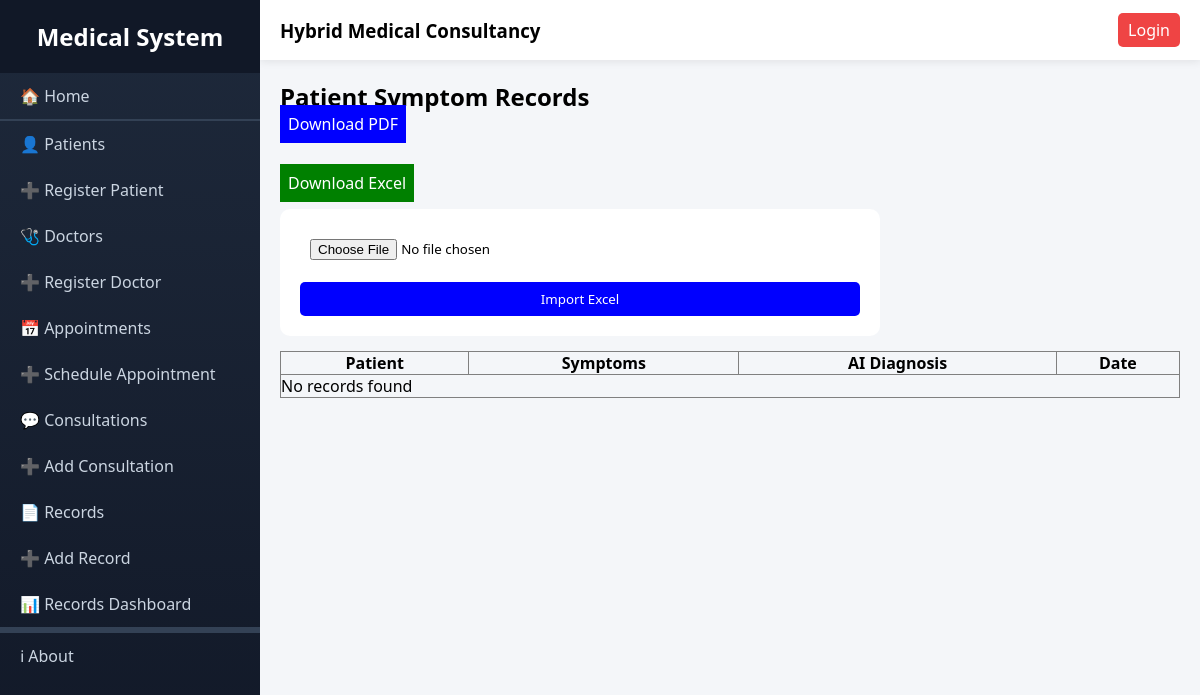
Before: /accounts/dashboard/ with the older database file.
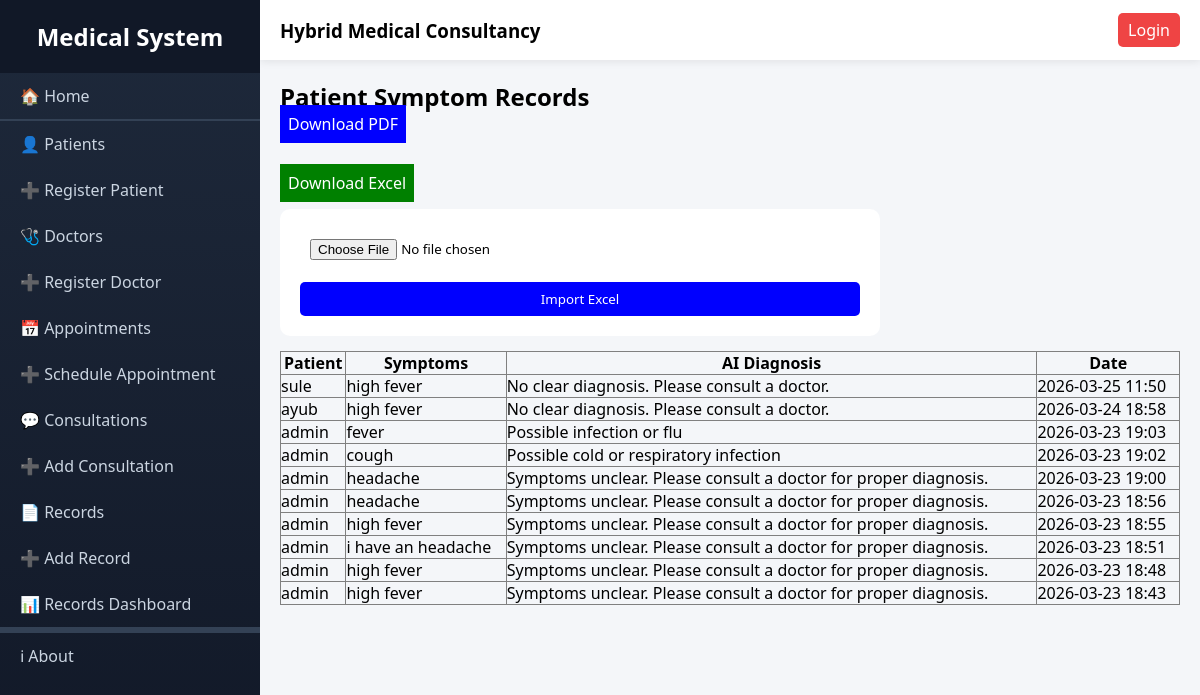
After: the same page with the newer database file.
### accounts/models.py (models this page shows, shortened)
class SymptomCheck(models.Model):
    patient = models.ForeignKey(User, on_delete=models.CASCADE)
    symptoms = models.TextField()
    ai_response = models.TextField()
    created_at = models.DateTimeField(auto_now_add=True)

### accounts/views.py (the view, shortened to what this page needs)
# urls.py: path('dashboard/', views.records_dashboard, name='records_dashboard'),
def records_dashboard(request):
    records = SymptomCheck.objects.all().order_by('-created_at')
    return render(request, "accounts/records_dashboard.html", {"records": records})

### accounts/templates/accounts/records_dashboard.html (shortened to what this page needs)
{% extends 'layout.html' %}
{% block content %}
<h2>Patient Symptom Records</h2>
<div style="margin-bottom: 15px;">
    <a href="{% url 'accounts:export_symptoms_pdf' %}" style="padding:8px; background:blue; color:white; text-decoration:none;">
        Download PDF
    </a>
</div>
<br>
<div style="margin-bottom: 15px;">
    <a href="{% url 'accounts:export_symptoms_excel' %}" style="padding:8px; background:green; color:white; text-decoration:none;">
        Download Excel
    </a>
</div>
<form method="POST" enctype="multipart/form-data" style="margin-bottom: 15px;">
    <input type="file" name="excel_file" accept=".xlsx, .xls">
    <button type="submit" style="padding:8px; background:blue; color:white;">Import Excel</button>
</form>
<table border="1" cellspacing="0" cellpadding="5" width="100%" style="border-collapse: collapse;">
    <thead>
        <tr>
            <th>Patient</th>
            <th>Symptoms</th>
            <th>AI Diagnosis</th>
            <th>Date</th>
        </tr>
    </thead>
    <tbody>
        {% for record in records %}
        <tr>
            <td>{{ record.patient.username }}</td>
            <td>{{ record.symptoms }}</td>
            <td>{{ record.ai_response }}</td>
            <td>{{ record.created_at|date:"Y-m-d H:i" }}</td>
        </tr>
        {% empty %}
        <tr>
            <td colspan="4">No records found</td>
        </tr>
        {% endfor %}
    </tbody>
</table>
{% endblock %}

### templates/layout.html (shortened to what this page needs)
<!DOCTYPE html>
<html lang="en">
<head>
</head>
<body>
<div class="sidebar" id="sidebar">
    <h2>Medical System</h2>
    <a href="{% url 'home_view' %}">🏠 Home</a>
    <hr>
    <a href="{% url 'patients:patient_list' %}">👤 Patients</a>
    <a href="{% url 'patients:patient_create' %}">➕ Register Patient</a>
    <a href="{% url 'doctors:doctor_list' %}">🩺 Doctors</a>
    <a href="{% url 'doctors:doctor_create' %}">➕ Register Doctor</a>
    <a href="{% url 'appointment:appointment_list' %}">📅 Appointments</a>
    <a href="{% url 'appointment:appointment_create' %}">➕ Schedule Appointment</a>
    <a href="{% url 'consultations:consultation_list' %}">💬 Consultations</a>
    <a href="{% url 'consultations:consultation_create' %}">➕ Add Consultation</a>
    <a href="{% url 'records:record_list' %}">📄 Records</a>
    <a href="{% url 'records:record_create' %}">➕ Add Record</a>
    <a href="{% url 'accounts:records_dashboard' %}">📊 Records Dashboard</a>
    <hr>
    <hr>
    <hr>
    <a href="{% url 'about_view' %}">ℹ About</a>
</div>
<div class="main">
    <div class="navbar">
        <h3>Hybrid Medical Consultancy</h3>
        <div class="user">
            {% if user.is_authenticated %}
                <span>👤 {{ user.username }}</span>
                <a href="{% url 'accounts:logout' %}">Logout</a>
            {% else %}
                <a href="{% url 'accounts:login' %}">Login</a>
            {% endif %}
        </div>
    </div>
    <div class="content">
        {% block content %}
        {% endblock %}
    </div>
</div>
</body>
</html>

### templates/layout.html (style rules this page uses)
* { margin: 0; padding: 0; box-sizing: border-box; font-family: 'Segoe UI', Tahoma, Geneva, Verdana, sans-serif; }
body { display: flex; min-height: 100vh; background: #f4f6f9; }
.sidebar { width: 260px; background: linear-gradient(180deg, #1e293b 0%, #111827 100%); color: #fff; height: 100vh; position: fixed; overflow-y: auto; transition: 0.3s; }
.sidebar h2 { text-align: center; padding: 20px; background: #111827; }
.sidebar a { display: block; padding: 12px 20px; color: #cbd5e1; text-decoration: none; }
.sidebar hr { border: 0.5px solid #334155; }
.main { margin-left: 260px; width: calc(100% - 260px); }
.navbar { height: 60px; background: white; display: flex; justify-content: space-between; align-items: center; padding: 0 20px; box-shadow: 0 2px 8px rgba(0,0,0,0.08); }
.user a { margin-left: 10px; text-decoration: none; padding: 6px 10px; background: #ef4444; color: white; border-radius: 5px; }
.content { padding: 20px; }
form { max-width: 600px; background: white; padding: 20px; border-radius: 10px; }
form input, form textarea, form select { width: 100%; padding: 10px; margin-bottom: 12px; }
form button { width: 100%; padding: 12px; background: #16a34a; color: white; border: none; border-radius: 5px; }

Changed rows visible on the page:
added SymptomCheck: patient.username "sule", symptoms "high fever", ai_response "No clear diagnosis. Please consult a doctor.", created_at "2026-03-25 11:50"
added SymptomCheck: patient.username "ayub", symptoms "high fever", ai_response "No clear diagnosis. Please consult a doctor.", created_at "2026-03-24 18:58"
added SymptomCheck: patient.username "admin", symptoms "fever", ai_response "Possible infection or flu", created_at "2026-03-23 19:03"
added SymptomCheck: patient.username "admin", symptoms "cough", ai_response "Possible cold or respiratory infection", created_at "2026-03-23 19:02"
added SymptomCheck: patient.username "admin", symptoms "headache", ai_response "Symptoms unclear. Please consult a doctor for proper diagnosis.", created_at "2026-03-23 19:00"
added SymptomCheck: patient.username "admin", symptoms "headache", ai_response "Symptoms unclear. Please consult a doctor for proper diagnosis.", created_at "2026-03-23 18:56"
added SymptomCheck: patient.username "admin", symptoms "high fever", ai_response "Symptoms unclear. Please consult a doctor for proper diagnosis.", created_at "2026-03-23 18:55"
added SymptomCheck: patient.username "admin", symptoms "i have an headache", ai_response "Symptoms unclear. Please consult a doctor for proper diagnosis.", created_at "2026-03-23 18:51"
added SymptomCheck: patient.username "admin", symptoms "high fever", ai_response "Symptoms unclear. Please consult a doctor for proper diagnosis.", created_at "2026-03-23 18:48"
added SymptomCheck: patient.username "admin", symptoms "high fever", ai_response "Symptoms unclear. Please consult a doctor for proper diagnosis.", created_at "2026-03-23 18:43"
Other visible differences:
text no longer shown: "No records found"
